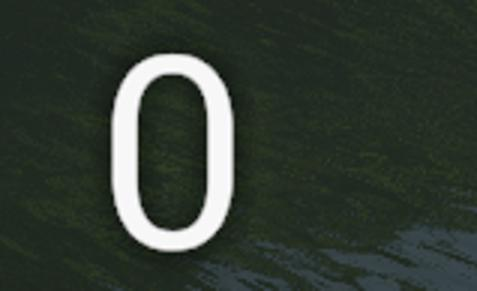

Generate this figure with Python:

import time
import pyscreenshot as ImageGrab
from PIL import Image
import pytesseract

pytesseract.pytesseract.tesseract_cmd = r'C:\Program Files\Tesseract-OCR\tesseract.exe'

def atualizar(line_bbox):
    l = ImageGrab.grab(bbox=line_bbox)

    half = 3
    out = l.resize([int(half * s) for s in l.size])
    out.save('linha.jpg', 'jpeg')

    try:
        texto = pytesseract.image_to_string(Image.open('linha.jpg'), config='--psm 6')
        texto = int(texto)
        return texto
    except:
        pass
    




